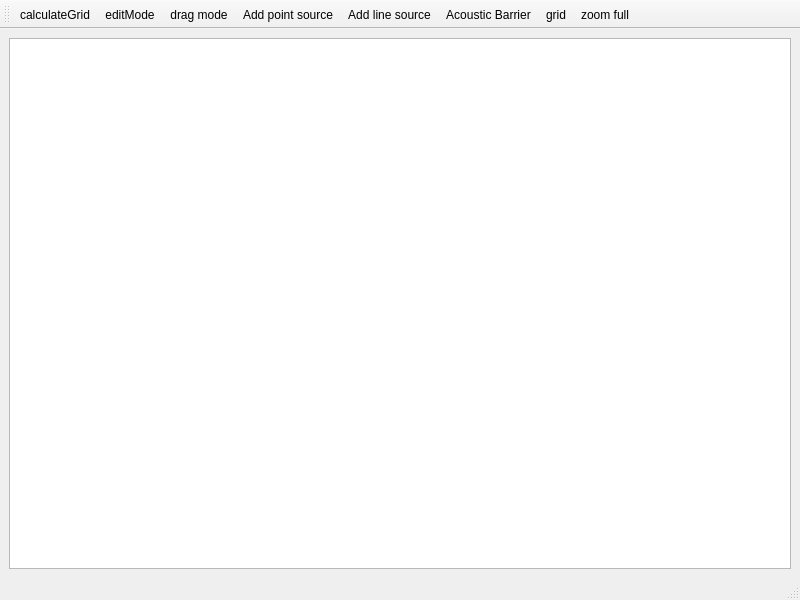
<?xml version="1.0" encoding="UTF-8"?>
<ui version="4.0">
 <class>MainWindow</class>
 <widget class="QMainWindow" name="MainWindow">
  <property name="geometry">
   <rect>
    <x>0</x>
    <y>0</y>
    <width>800</width>
    <height>600</height>
   </rect>
  </property>
  <property name="windowTitle">
   <string>MainWindow</string>
  </property>
  <widget class="QWidget" name="centralwidget">
   <layout class="QHBoxLayout" name="horizontalLayout">
    <item>
     <widget class="MyGraphicsView" name="graphicsView">
      <property name="verticalScrollBarPolicy">
       <enum>Qt::ScrollBarAlwaysOff</enum>
      </property>
      <property name="horizontalScrollBarPolicy">
       <enum>Qt::ScrollBarAlwaysOff</enum>
      </property>
      <property name="sizeAdjustPolicy">
       <enum>QAbstractScrollArea::AdjustIgnored</enum>
      </property>
     </widget>
    </item>
   </layout>
  </widget>
  <widget class="QMenuBar" name="menubar">
   <property name="geometry">
    <rect>
     <x>0</x>
     <y>0</y>
     <width>800</width>
     <height>19</height>
    </rect>
   </property>
  </widget>
  <widget class="QStatusBar" name="statusbar">
   <property name="layoutDirection">
    <enum>Qt::LeftToRight</enum>
   </property>
  </widget>
  <widget class="QToolBar" name="toolBar">
   <property name="windowTitle">
    <string>toolBar_2</string>
   </property>
   <property name="iconSize">
    <size>
     <width>36</width>
     <height>36</height>
    </size>
   </property>
   <attribute name="toolBarArea">
    <enum>TopToolBarArea</enum>
   </attribute>
   <attribute name="toolBarBreak">
    <bool>false</bool>
   </attribute>
   <addaction name="actioncalculateGrid"/>
   <addaction name="actioneditMode"/>
   <addaction name="actiondrag_mode"/>
   <addaction name="actionAdd_point_source"/>
   <addaction name="action_add_line_source"/>
   <addaction name="actionAcoustic_Barrier"/>
   <addaction name="actiongrid"/>
   <addaction name="actionzoom_full"/>
  </widget>
  <action name="actionAdd_point_source">
   <property name="icon">
    <iconset resource="resources.qrc">
     <normaloff>:/images/icons/point_source.png</normaloff>:/images/icons/point_source.png</iconset>
   </property>
   <property name="text">
    <string>Add point source</string>
   </property>
  </action>
  <action name="actioneditMode">
   <property name="icon">
    <iconset>
     <normaloff>:/images/icons/edit_mode_cursor</normaloff>:/images/icons/edit_mode_cursor</iconset>
   </property>
   <property name="text">
    <string>editMode</string>
   </property>
   <property name="toolTip">
    <string>edit mode</string>
   </property>
   <property name="shortcut">
    <string>Esc</string>
   </property>
  </action>
  <action name="actiongrid">
   <property name="icon">
    <iconset resource="resources.qrc">
     <normaloff>:/images/icons/grid.png</normaloff>:/images/icons/grid.png</iconset>
   </property>
   <property name="text">
    <string>grid</string>
   </property>
  </action>
  <action name="actioncalculateGrid">
   <property name="icon">
    <iconset resource="resources.qrc">
     <normaloff>:/images/icons/calculate_grid.png</normaloff>:/images/icons/calculate_grid.png</iconset>
   </property>
   <property name="text">
    <string>calculateGrid</string>
   </property>
   <property name="toolTip">
    <string>Calculate Grid</string>
   </property>
   <property name="shortcut">
    <string>Ctrl+R</string>
   </property>
  </action>
  <action name="actiondrag_mode">
   <property name="icon">
    <iconset resource="resources.qrc">
     <normaloff>:/images/icons/drag_mode.png</normaloff>:/images/icons/drag_mode.png</iconset>
   </property>
   <property name="text">
    <string>drag mode</string>
   </property>
  </action>
  <action name="actionzoom_full">
   <property name="icon">
    <iconset resource="resources.qrc">
     <normaloff>:/images/icons/extend.png</normaloff>:/images/icons/extend.png</iconset>
   </property>
   <property name="text">
    <string>zoom full</string>
   </property>
   <property name="toolTip">
    <string>Zoom full extente</string>
   </property>
  </action>
  <action name="action_add_line_source">
   <property name="icon">
    <iconset resource="resources.qrc">
     <normaloff>:/images/icons/line_source.png</normaloff>:/images/icons/line_source.png</iconset>
   </property>
   <property name="text">
    <string>Add line source</string>
   </property>
  </action>
  <action name="actionAcoustic_Barrier">
   <property name="icon">
    <iconset resource="resources.qrc">
     <normaloff>:/images/icons/acoustic_barrier.png</normaloff>:/images/icons/acoustic_barrier.png</iconset>
   </property>
   <property name="text">
    <string>Acoustic Barrier</string>
   </property>
  </action>
 </widget>
 <customwidgets>
  <customwidget>
   <class>MyGraphicsView</class>
   <extends>QGraphicsView</extends>
   <header>mygraphicsview.h</header>
  </customwidget>
 </customwidgets>
 <resources>
  <include location="resources.qrc"/>
 </resources>
 <connections/>
</ui>
